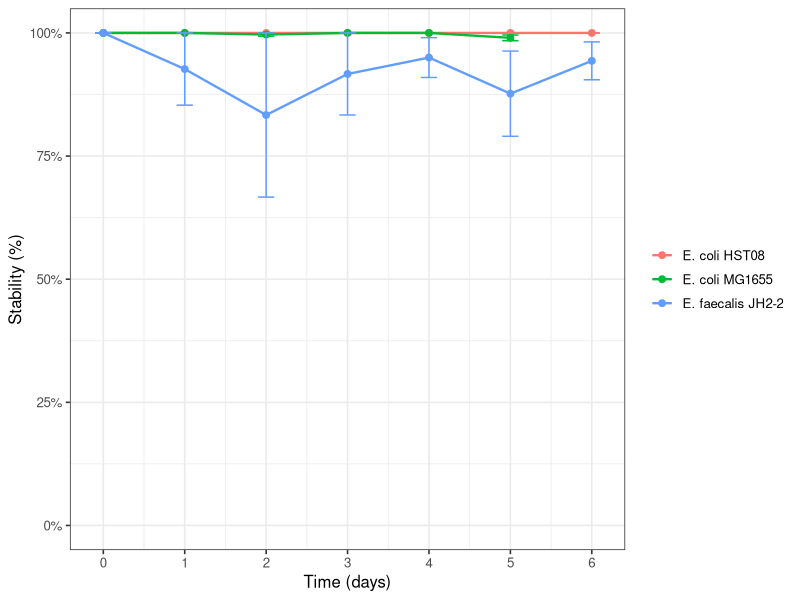

Generate this figure with R:
## FigS9.R — Stability of pTG262::npmA2 over 6 days
## Carlos Serna, 2025-06-08

library(readxl);library(tidyverse);library(scales)

# 1. Read raw data
stab <- read_excel("data/FigS9.xlsx", sheet = 1)

# 2. Clean & summarise
stab_summary <- stab %>%
  filter(strain != "F") %>% 
  mutate(strain = recode(strain,
                         S = "E. coli HST08",
                         M = "E. coli MG1655",
                         J = "E. faecalis JH2-2")) %>%
  group_by(day, strain) %>%
  summarise(
    mean_stab = mean(stability),
    se_stab   = sd(stability) / sqrt(n()),
    .groups   = "drop"
  )

# 3. Plot
p <- ggplot(stab_summary, aes(x = day, y = mean_stab, color = strain)) +
  geom_line(size = 0.8) +
  geom_point(size = 2) +
  geom_errorbar(aes(ymin = mean_stab - se_stab,
                    ymax = mean_stab + se_stab),
                width = 0.2) +
  scale_x_continuous(breaks = 0:6) +
  scale_y_continuous(limits = c(0, 100),
                     labels = percent_format(scale = 1)) +
  labs(x = "Time (days)",
       y = "Stability (%)",
       color = NULL) +
  theme_bw(base_size = 12) +
  theme(legend.position = "right")

# 4. Save
ggsave("figs/FigureS9_stability.svg",
       plot   = p,
       width  = 6,    # inches
       height = 4,    # inches
       dpi    = 300)
